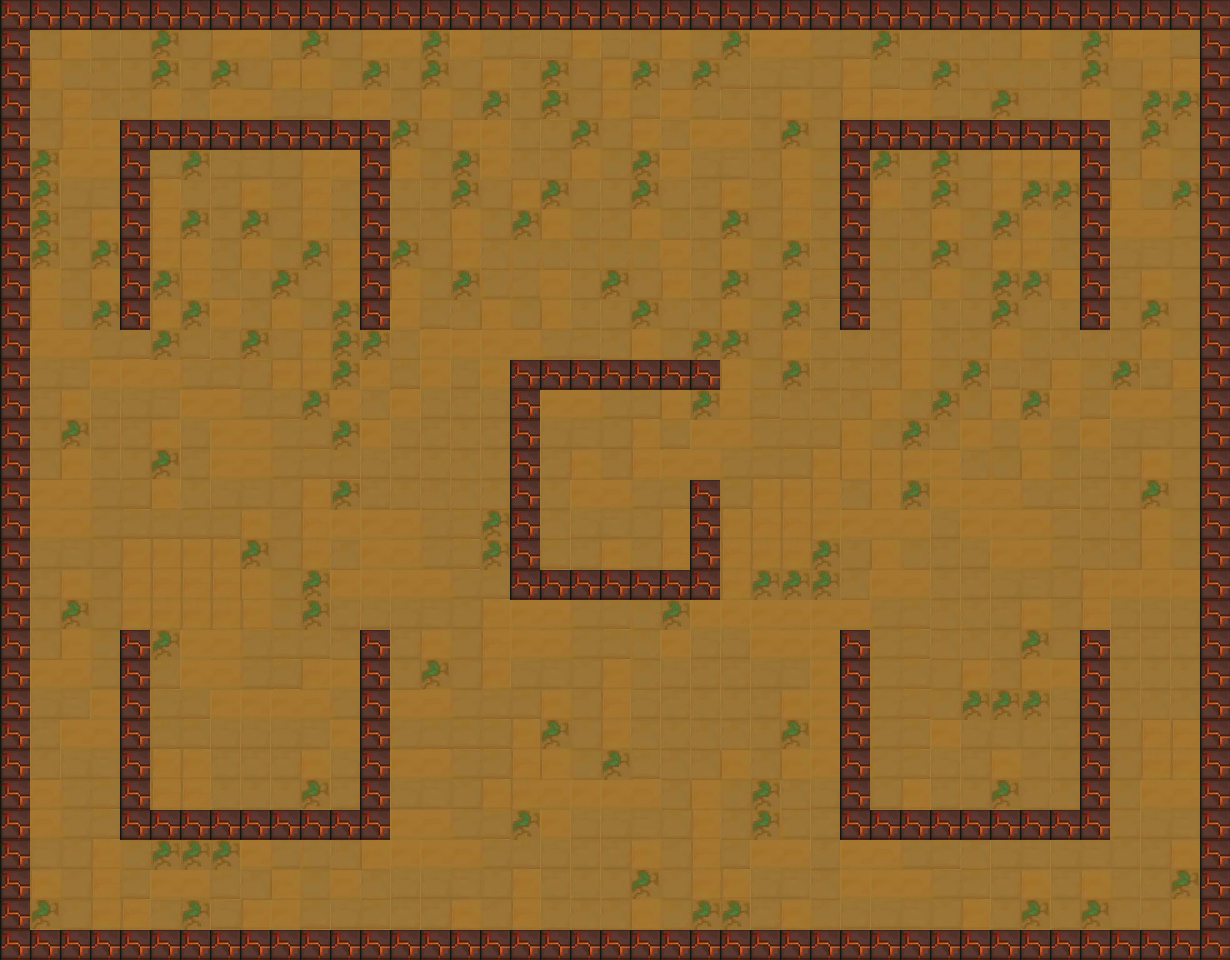

A level layout from a 2D game, rendered from its tile map. Below: a short description, then the map file with tile-grid data replaced by summaries:
An orthogonal 41x32 tile map with 30x30 px tiles, 1 tile layer (Слой тайлов 1), 2 tilesets.

<map version="1.5" tiledversion="1.7.2" orientation="orthogonal" renderorder="right-down" width="41" height="32" tilewidth="30" tileheight="30" infinite="0" nextlayerid="2" nextobjectid="1">
 <tileset firstgid="1" source="Наборы тайлов/Пол для второй локации.tsx" />
 <tileset firstgid="21" source="Наборы тайлов/Стены для второй локации.tsx" />
 <layer id="1" name="Слой тайлов 1" width="41" height="32">
  <data>[1312 cells, 1312 non-empty, 21 distinct tile ids]</data>
 </layer>
</map>
